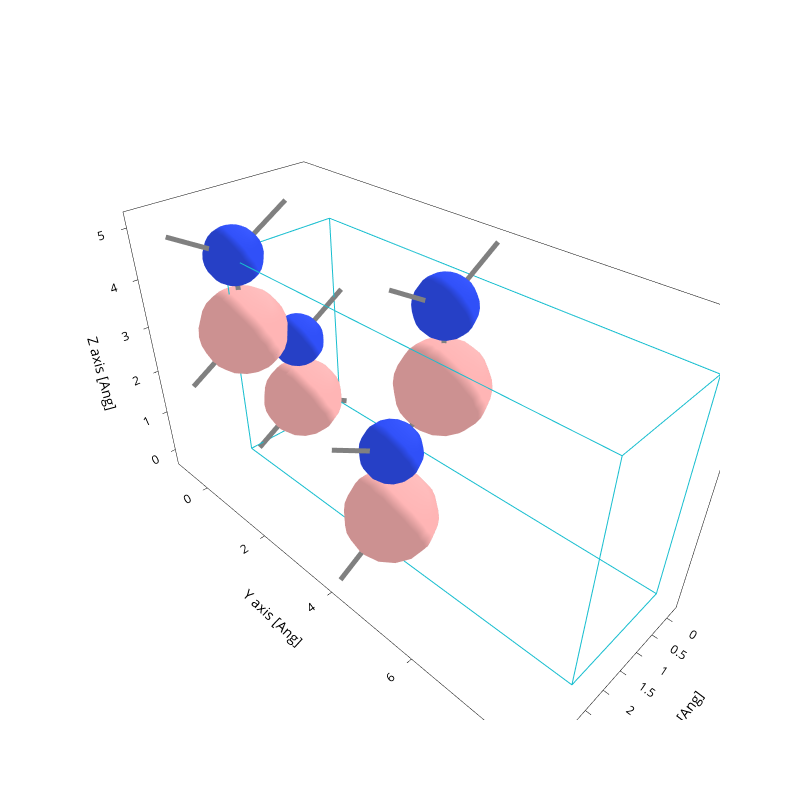

The notebook cell this image was saved under:
### Code cell
# 1. Plot structure
# path = Path("../dataset/SHARE_OUTPUTS_2_ATOMS/0953-8dcf-411e-ae7b-00f794981cc5") # B-N Overlapped
# path = Path("../dataset/SHARE_OUTPUTS_2_ATOMS/c0e0-7549-496d-82e7-c3f6b1d81e58") # B-N No overlapped

# Boron: Grey
# path = Path("../dataset/SHARE_OUTPUTS_2_ATOMS/2e65-1feb-4df2-8836-e5513b9bade0") # B-B Overlapped
# path = Path("../dataset/SHARE_OUTPUTS_2_ATOMS/7e20-9cdf-4b2c-8134-6cadc8f64c34") # B-B No overlapped
# path = Path("../dataset/SHARE_OUTPUTS_2_ATOMS/a4f7-5d3f-4e50-9eda-87df3bf9ba58") # B-B No overlapped (Pero sí en la siguiente cell)

# path = Path("../dataset/SHARE_OUTPUTS_8_ATOMS/39cf-a27b-42dd-a62e-62556132a798") #Hexagonal
# path = Path("../dataset/SHARE_OUTPUTS_8_ATOMS/11ad-ba95-4a26-8f92-5267f5787553") #Cubic

#Val:
path = Path("../dataset/SHARE_OUTPUTS_2_ATOMS/fc1c-6ab6-4c0e-921e-99710e6fe41b") #N-N Small overlapped
path = Path("../dataset/SHARE_OUTPUTS_2_ATOMS/f016-fb0e-4d5c-b584-4f8987eb5676") #N-N No overlapped

path = Path("../dataset/SHARE_OUTPUTS_2_ATOMS/a4e4-2f64-4e68-a37a-9e84eb767a0c") # B-B No overlapped
path = Path("../dataset/SHARE_OUTPUTS_2_ATOMS/7bbb-6d51-41eb-9de4-329298202ebf") # B-B overlapped

path = Path("../dataset/SHARE_OUTPUTS_8_ATOMS/173e-fad7-4f78-8350-6759a5471596") #Cubic
path = Path("../dataset/SHARE_OUTPUTS_8_ATOMS/4b9b-20df-4fe5-a669-88ff91902e97") #Hexagonal

# Report:
path = Path("../dataset/SHARE_OUTPUTS_8_ATOMS/0b9e-8905-4d8f-aee8-92b8c892c484") # 8 atms cubic
path = Path("../dataset/SHARE_OUTPUTS_8_ATOMS/82b3-4886-4447-b723-43a3ec6aa15c") #8 atm hBN physical

path = Path("../dataset/SHARE_OUTPUTS_64_ATOMS/5dfc-7444-43ac-a2b0-db75f49a7bb9")
path = Path("../dataset/SHARE_OUTPUTS_64_ATOMS/342f-eb3b-4268-820f-747c3936102b")
path = Path("../dataset/SHARE_OUTPUTS_64_ATOMS/16d6-8097-4bb8-9819-38b7f0f4dfad")

# Report:
path = Path("../dataset/SHARE_OUTPUTS_2_ATOMS/d249-97ce-4fdf-8948-cfce4078c8ac") # Training B-N overlap
path = Path("../dataset/SHARE_OUTPUTS_2_ATOMS/0a4c-6759-46e6-bf5e-6439eefcaad2") # Val B-N no overlap
path = Path("../dataset/SHARE_OUTPUTS_2_ATOMS/abf6-ddbd-4c06-b266-c1d188d0f599") # Training B-B nears
path = Path("../dataset/SHARE_OUTPUTS_2_ATOMS/f7bc-fcea-4f67-9e15-4bd1ef5678df") # Val B-B overlap --
path = Path("../dataset/SHARE_OUTPUTS_2_ATOMS/e486-4f49-4560-a4d2-0363fd9b5157") # Training N-N overlap
path = Path("../dataset/SHARE_OUTPUTS_2_ATOMS/2aa6-e839-4ca4-9e63-0cc27be5f76f") # Val N-N Overlap
path = Path("../dataset/SHARE_OUTPUTS_2_ATOMS/18a7-265b-4fbf-aae4-52fb83b4760f"), # Val B-B Overlap AMBOS 2-8 Y 2-8-64

# Path("dataset/SHARE_OUTPUTS_2_ATOMS/2aa6-e839-4ca4-9e63-0cc27be5f76f"), # Val N-N Overlap SOLO EN 2-8 -- NOOOOOOO
Path("dataset/SHARE_OUTPUTS_2_ATOMS/0a4c-6759-46e6-bf5e-6439eefcaad2"), # Val B-N no overlap SOLO EN 2-8

path = Path("../dataset/SHARE_OUTPUTS_8_ATOMS/e1df-2940-4ada-b9c0-d210a6bb2a19") # Training cubic BN
path = Path("../dataset/SHARE_OUTPUTS_8_ATOMS/4ed6-914e-4aa3-923a-53c873f0cc31") # Val cubic BN 5e9e-df50-4bd8-861a-b544fa2116fe
path = Path("../dataset/SHARE_OUTPUTS_8_ATOMS/2800-0707-4395-86fa-85a2b8ed818b") # Training non physical hBN
path = Path("../dataset/SHARE_OUTPUTS_8_ATOMS/33ef-ca33-4bf0-a36e-6e852deab7b5") # VAl non physical hBN --
path = Path("../dataset/SHARE_OUTPUTS_8_ATOMS/d4f5-6b48-494f-b1de-c7e944c09f38") # Training physical hBN
path = Path("../dataset/SHARE_OUTPUTS_8_ATOMS/5721-4d12-41f2-9f31-f7ee4fcf1096") # Val physical hBN

path = Path("../dataset/SHARE_OUTPUTS_64_ATOMS/99a9-5416-41e9-940d-70653c6897f9") # Training 64 of 2-8-64 and 64
path = Path("../dataset/SHARE_OUTPUTS_64_ATOMS/787c-11ce-4307-b603-b6c431698245") # Training 64 of 2-8-64 and 64
path = Path("../dataset/SHARE_OUTPUTS_64_ATOMS/806e-3a78-4e32-9aeb-35dc6e0df137")  # Val 64 of 2-8-64 and 64
path = Path("../dataset/SHARE_OUTPUTS_64_ATOMS/90b9-0d95-49d2-87ed-bd09def740fa") # Val 64 of 2-8-64
path = Path("../dataset/SHARE_OUTPUTS_64_ATOMS/d4f5-6b48-494f-b1de-c7e944c09f38") # Val 64 of 64


path = Path("../dataset/SHARE_OUTPUTS_8_ATOMS/f2b9-d7cc-4f42-9ccc-13dd371d22a5")



print("Plotting structure...")
file = sisl.get_sile(path / "aiida.fdf")
fig = file.plot.geometry(axes="xyz")
# filepath = savedir_struct / f"{n_atoms}atm_{structure}.png"
# fig.write_image(str(filepath))
fig.update_layout(
    autosize=False,
    width=800,
    height=800,
    showlegend=False,
)
fig.show()
file.read_geometry().atoms.Z

### Figure 1 — Plotly figure (JSON) as saved in the notebook; plotly's stock layout.template omitted (floating-point values rounded to 4 significant figures; data arrays with more than 128 entries replaced by an {"elided": "..."} marker saying what was removed)
{"data": [{"line": {"color": "gray", "width": 10}, "meta": {}, "mode": "lines", "name": "Bonds", "opacity": 1, "type": "scatter3d", "x": {"elided": "378 float values"}, "y": {"elided": "378 float values"}, "z": {"elided": "378 float values"}}, {"alphahull": 0, "color": "#3050F8", "hovertemplate": "%{meta.position}", "legendgroup": "Atoms", "meta": {"meta": {"Atoms_i": 0}, "position": "(2.34, 0.01, 4.40)"}, "name": "Atoms", "opacity": 1, "showlegend": true, "showscale": false, "type": "mesh3d", "x": {"elided": "225 float values"}, "y": {"elided": "225 float values"}, "z": {"elided": "225 float values"}}, {"alphahull": 0, "color": "#3050F8", "hovertemplate": "%{meta.position}", "legendgroup": "Atoms", "meta": {"meta": {"Atoms_i": 1}, "position": "(1.06, 4.11, 4.39)"}, "name": "Atoms", "opacity": 1, "showlegend": false, "showscale": false, "type": "mesh3d", "x": {"elided": "225 float values"}, "y": {"elided": "225 float values"}, "z": {"elided": "225 float values"}}, {"alphahull": 0, "color": "#3050F8", "hovertemplate": "%{meta.position}", "legendgroup": "Atoms", "meta": {"meta": {"Atoms_i": 2}, "position": "(1.07, 0.01, 2.11)"}, "name": "Atoms", "opacity": 1, "showlegend": false, "showscale": false, "type": "mesh3d", "x": {"elided": "225 float values"}, "y": {"elided": "225 float values"}, "z": {"elided": "225 float values"}}, {"alphahull": 0, "color": "#3050F8", "hovertemplate": "%{meta.position}", "legendgroup": "Atoms", "meta": {"meta": {"Atoms_i": 3}, "position": "(2.33, 4.13, 2.11)"}, "name": "Atoms", "opacity": 1, "showlegend": false, "showscale": false, "type": "mesh3d", "x": {"elided": "225 float values"}, "y": {"elided": "225 float values"}, "z": {"elided": "225 float values"}}, {"alphahull": 0, "color": "#FFB5B5", "hovertemplate": "%{meta.position}", "legendgroup": "Atoms", "meta": {"meta": {"Atoms_i": 4}, "position": "(2.32, 0.00, 2.84)"}, "name": "Atoms", "opacity": 1, "showlegend": false, "showscale": false, "type": "mesh3d", "x": {"elided": "225 float values"}, "y": {"elided": "225 float values"}, "z": {"elided": "225 float values"}}, {"alphahull": 0, "color": "#FFB5B5", "hovertemplate": "%{meta.position}", "legendgroup": "Atoms", "meta": {"meta": {"Atoms_i": 5}, "position": "(1.06, 4.11, 2.84)"}, "name": "Atoms", "opacity": 1, "showlegend": false, "showscale": false, "type": "mesh3d", "x": {"elided": "225 float values"}, "y": {"elided": "225 float values"}, "z": {"elided": "225 float values"}}, {"alphahull": 0, "color": "#FFB5B5", "hovertemplate": "%{meta.position}", "legendgroup": "Atoms", "meta": {"meta": {"Atoms_i": 6}, "position": "(1.06, 0.02, 0.65)"}, "name": "Atoms", "opacity": 1, "showlegend": false, "showscale": false, "type": "mesh3d", "x": {"elided": "225 float values"}, "y": {"elided": "225 float values"}, "z": {"elided": "225 float values"}}, {"alphahull": 0, "color": "#FFB5B5", "hovertemplate": "%{meta.position}", "legendgroup": "Atoms", "meta": {"meta": {"Atoms_i": 7}, "position": "(2.32, 4.11, 0.64)"}, "name": "Atoms", "opacity": 1, "showlegend": false, "showscale": false, "type": "mesh3d", "x": {"elided": "225 float values"}, "y": {"elided": "225 float values"}, "z": {"elided": "225 float values"}}, {"meta": {}, "mode": "lines", "name": "Unit cell", "type": "scatter3d", "x": [0.0, 0.0, 2.535, 2.535, 0.0, 0.0, NaN, 0.0, 0.0, 0.0, 2.535, 2.535, 0.0, NaN, 2.535, 2.535, NaN, 2.535, 2.535], "y": [0.0, 8.259, 8.259, 8.259, 8.259, 8.259, NaN, 8.259, 0.0, 0.0, 0.0, 0.0, 0.0, NaN, 8.259, 0.0, NaN, 8.259, 0.0], "z": [0.0, 0.0, 0.0, 4.482, 4.482, 0.0, NaN, 4.482, 4.482, 0.0, 0.0, 4.482, 4.482, NaN, 0.0, 0.0, NaN, 4.482, 4.482]}], "layout": {"autosize": false, "height": 800, "scene": {"aspectmode": "data", "xaxis": {"title": {"text": "X axis [Ang]"}}, "yaxis": {"title": {"text": "Y axis [Ang]"}}, "zaxis": {"title": {"text": "Z axis [Ang]"}}}, "showlegend": false, "width": 800, "xaxis": {"scaleanchor": "y", "scaleratio": 1, "title": {"text": "X axis [Ang]"}}, "yaxis": {"title": {"text": "Y axis [Ang]"}}}}
